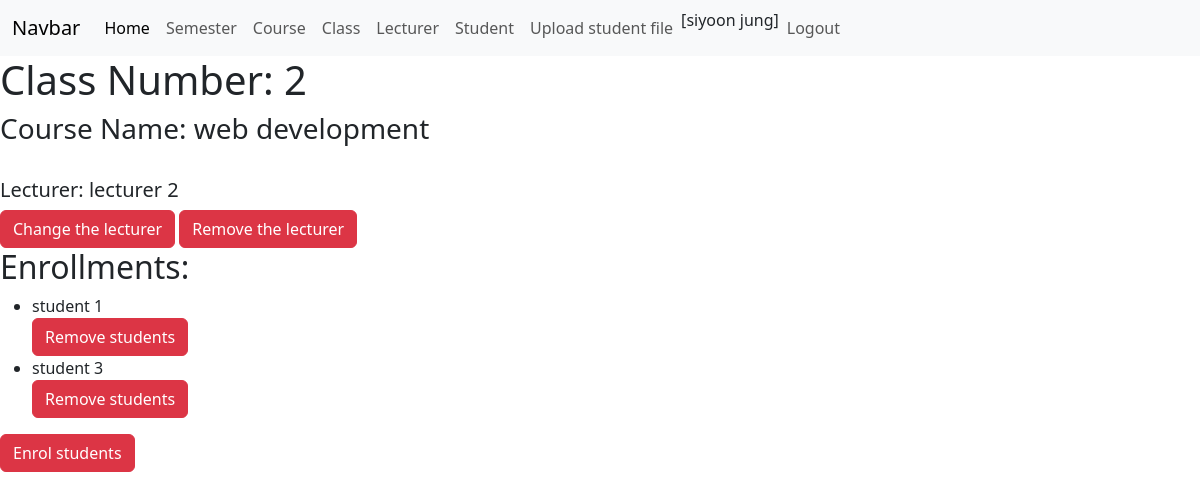
/classes/2 (signed in), run on the app's committed database.
### attendance/models.py (models this page shows, shortened)
class Class(models.Model):
    number = models.CharField(max_length=255)
    course = models.ForeignKey(Course, on_delete=models.CASCADE, related_name='classes')
    enrollments = models.ManyToManyField(Enrollment, null=True, blank=True)
    lecturer = models.ForeignKey(Lecturer, null=True, blank=True, on_delete=models.CASCADE)

class Course(models.Model):
    semester = models.ForeignKey(Semester, on_delete=models.CASCADE, related_name='courses')
    code = models.CharField(max_length=255)
    name = models.CharField(max_length=255)

class Lecturer(models.Model):
    dob = models.DateField()
    lecturerInfo = models.OneToOneField(User, on_delete=models.CASCADE)

class Enrollment(models.Model):
    student = models.OneToOneField(Student, on_delete=models.CASCADE)

class Student(models.Model):
    dob = models.DateField()
    studentInfo = models.OneToOneField(User, on_delete=models.CASCADE)

### attendance/views.py (the view)
# urls.py: path("classes/<int:id>", detail_class,
def detail_class(request, id):
    error_message = ""
    try:
        data = Class.objects.get(id=id)
    except Class.DoesNotExist:
        error_message = "The category does not exist"
        data = None
    return render(request, "detail_class.html",
                  {"class": data,
                   "error_message": error_message})

### attendance/templates/detail_class.html (shortened to what this page needs)
{% extends 'base.html' %}
{% block content %}
    {% if user.is_authenticated and user.is_staff %}
    <h1>Class Number: {{ class.number }}</h1>
    <h3>Course Name: {{ class.course.name }}</h3></br>
    <h5>Lecturer: {{ class.lecturer.lecturerInfo.first_name }} {{ class.lecturer.lecturerInfo.last_name }}</h5>
    {% if class.lecturer != null %}
        <a href="{% url 'update_class_lecturer_view' class.id %}" class="btn btn-danger">Change the lecturer</a>
        <a href="{% url 'remove_class_lecturer' class.id %}" class="btn btn-danger">Remove the lecturer</a>
    {% endif %}
    <h2>Enrollments:</h2>
    <ul>
        {% for enrollment in class.enrollments.all %}
            <li>{{ enrollment.student.studentInfo.first_name }} {{ enrollment.student.studentInfo.last_name }}</li>
            <a href="{% url 'remove_class_enrollment' class.id enrollment.id %}" class="btn btn-danger">Remove students</a>
        {% endfor %}
    </ul>
    <a href="{% url 'enrol_class_enrolment_view' class.id %}" class="btn btn-danger">Enrol students</a>
    {% endif %}
{% endblock %}

### attendance/templates/base.html (shortened to what this page needs)
<!DOCTYPE html>
<html lang="en">
<head>
<link href="https://cdn.jsdelivr.net/npm/bootstrap@5.3.1/dist/css/bootstrap.min.css" rel="stylesheet">
</head>
<body>
<nav class="navbar navbar-expand-lg bg-body-tertiary">
  <div class="container-fluid">
    <a class="navbar-brand" href="#">Navbar</a>
    <div class="collapse navbar-collapse" id="navbarSupportedContent">
      <ul class="navbar-nav me-auto mb-2 mb-lg-0">
      {% if user.is_authenticated and user.is_staff %}
        <li class="nav-item">
          <a class="nav-link active" aria-current="page" href="{% url 'home' %}">Home</a>
        </li>
        <li class="nav-item">
          <a class="nav-link" href="{% url 'semesters' %}">Semester</a>
        </li>
        <li class="nav-item">
          <a class="nav-link" href="{% url 'courses' %}">Course</a>
        </li>
        <li class="nav-item">
          <a class="nav-link" href="{% url 'classes' %}">Class</a>
        </li>
        <li class="nav-item">
          <a class="nav-link" href="{% url 'lecturers' %}">Lecturer</a>
        </li>
        <li class="nav-item">
          <a class="nav-link" href="{% url 'students' %}">Student</a>
        </li>
        <li class="nav-item">
          <a class="nav-link" href="{% url 'upload_excel' %}">Upload student file</a>
        </li>
      {% endif %}
       <li class="nav-item">
           {% if user.is_authenticated %}
               <li class="nav-item">[{{ user.first_name }} {{ user.last_name }}]</li>
               <li class="nav-item"><a class="nav-link" aria-disabled="true" href="{% url 'logout' %}">Logout</a></li>
           {% endif %}
       </li>
      </ul>
    </div>
  </div>
</nav>
{% block content %}
{% endblock %}
</body>
</html>

### data on the page
Class: number "2", course.name "web development", lecturer.lecturerInfo.first_name "lecturer", lecturer.lecturerInfo.last_name "2"
Enrollment: student.studentInfo.first_name "student", student.studentInfo.last_name "1"
Enrollment: student.studentInfo.first_name "student", student.studentInfo.last_name "3"

### other printed values
{{ user.first_name }} "siyoon"
{{ user.last_name }} "jung"
